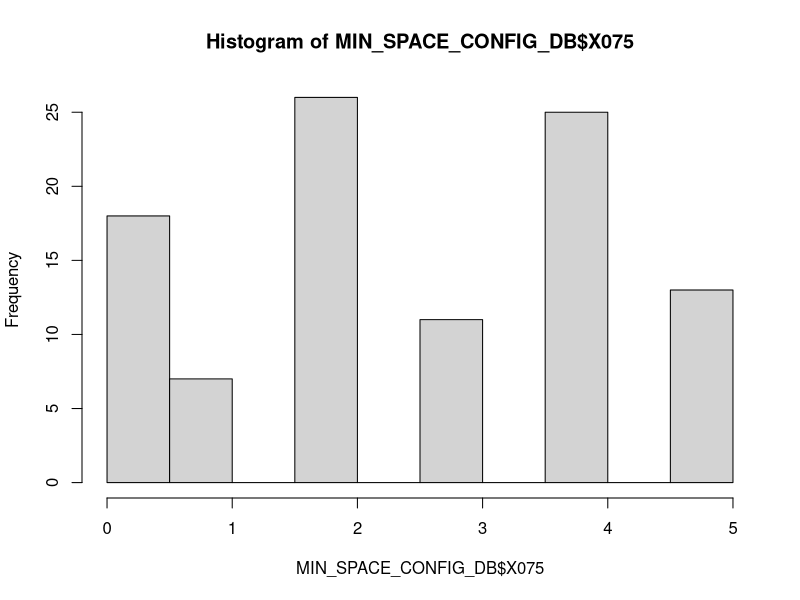

This chart was generated by the following R code:
# configuration file to create min and max range of space for STORE-PRODUCT combination
library("reshape2")
# load the store space allocation db
CURRENT_SPACE_ALLOCATION_DB <- read.csv(file="data/spaceopt/input/Current_Space_Allocation.csv",
                                        stringsAsFactors = F)
names(CURRENT_SPACE_ALLOCATION_DB)

# get minimum space criteria based on current allocation
min_space <- function(current_allocation, min_factor=0.5)
{
  return(max(0,round(current_allocation*min_factor,0)))
}

# get maximum space criteria based on current allocation
max_space <- function(current_allocation, max_factor=1.25)
{
  return(round(current_allocation*max_factor,0))
}

MIN_SPACE_CONFIG_DB <- as.data.frame(
                        apply(CURRENT_SPACE_ALLOCATION_DB[,-1],min_space,MARGIN = c(1,2))
                        )
names(MIN_SPACE_CONFIG_DB)
MIN_SPACE_CONFIG_DB$STORE_ID <- CURRENT_SPACE_ALLOCATION_DB$STORE_ID

hist(MIN_SPACE_CONFIG_DB$X075)

MIN_SPACE_CONFIG_DB <- melt(data = MIN_SPACE_CONFIG_DB,
                            id.vars = "STORE_ID",
                            variable.name = "PRODUCT_ID",
                            value.name = "MIN_SPACE",factorsAsStrings = T)
names(MIN_SPACE_CONFIG_DB)

MAX_SPACE_CONFIG_DB <- as.data.frame(
                        apply(CURRENT_SPACE_ALLOCATION_DB[,-1],max_space, MARGIN = c(1,2))
                        )
names(MAX_SPACE_CONFIG_DB)
MAX_SPACE_CONFIG_DB$STORE_ID <- CURRENT_SPACE_ALLOCATION_DB$STORE_ID

# now put it in narrow format
MAX_SPACE_CONFIG_DB <- melt(data = MAX_SPACE_CONFIG_DB,
                            id.vars = "STORE_ID",
                            variable.name = "PRODUCT_ID",
                            value.name = "MAX_SPACE", factorsAsStrings = T)
names(MAX_SPACE_CONFIG_DB)

MIN_MAX_SPACE_CONFIG_DB <- merge(x = MIN_SPACE_CONFIG_DB,
                                 y = MAX_SPACE_CONFIG_DB,
                                 by = c("STORE_ID","PRODUCT_ID"),
                                 all = T)
names(MIN_MAX_SPACE_CONFIG_DB)

# lets check that MAX_SPACE is >= MIN_SPACE
max_check <- ifelse(MIN_MAX_SPACE_CONFIG_DB$MAX_SPACE >= MIN_MAX_SPACE_CONFIG_DB$MIN_SPACE,
                    1,0)
length(which(max_check==0))
# all good

# write out the min and max space configuration file
write.csv(x = MIN_MAX_SPACE_CONFIG_DB,
          file = "data/spaceopt/input/MIN_MAX_SPACE_CONFIG_DB.csv",
          row.names = F)
print("Min Max Space Config file written")

# cleanup the environment
rm(CURRENT_SPACE_ALLOCATION_DB)
rm(MAX_SPACE_CONFIG_DB)
rm(MIN_SPACE_CONFIG_DB)
rm(MIN_MAX_SPACE_CONFIG_DB)
rm(max_check)
rm(max_space)
rm(min_space)
